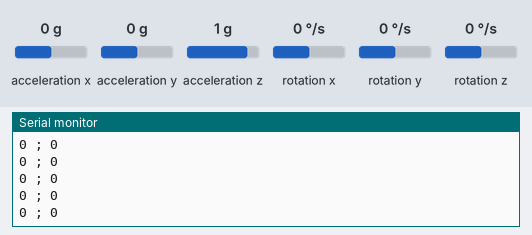
Simulated run of this sketch. Board: Arduino Uno, built with avr-gcc and run on an emulated ATmega328P. Parts: the last lines printed to the serial monitor. Inputs (shaded band) come from the test bench; at power-on: acceleration x 0 g, acceleration y 0 g, acceleration z 1 g, rotation x 0 °/s, rotation y 0 °/s, rotation z 0 °/s.

Above: at 1.2 s.
1.3 s: acceleration x set to -1.4 g
At 1.31 s:
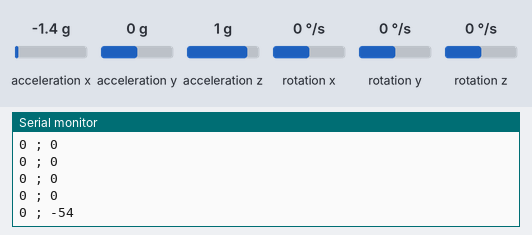
2.8 s: acceleration y set to -1.4 g
At 2.81 s:
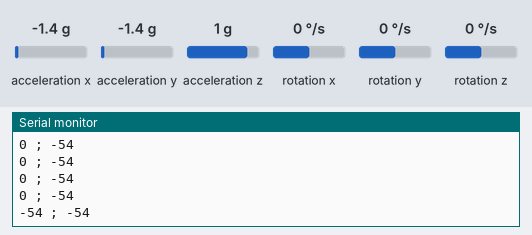
4.3 s: acceleration z set to -1.4 g
At 4.31 s:
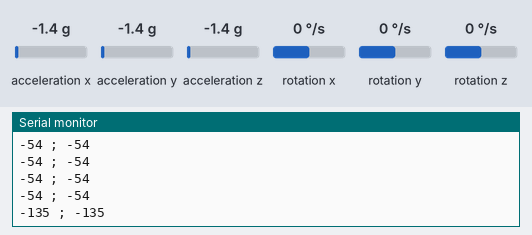
Timing chart, 0 to 7.3 s (numbered marks = the images above; inputs shaded):
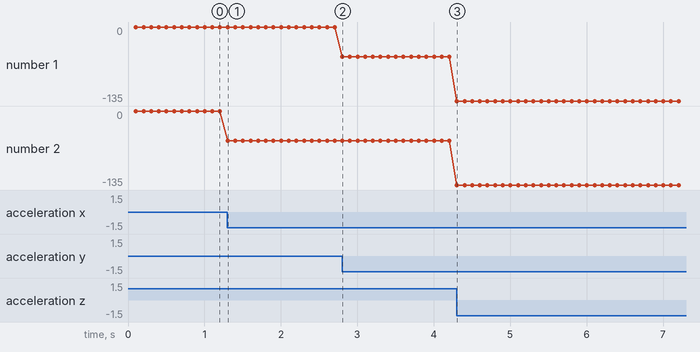

The sketch:

incli.ino
```cpp
// (licence header left out)
/**
 * envia las inclinaciones obtenidas del acelerometro del mpu6050 por rf
 *
 * NODO TRANSMISOR
 * envia los datos cada 100 ms
 */

//librerias para el mpu6050
#include "I2Cdev.h"
#include "MPU6050.h"
#if I2CDEV_IMPLEMENTATION == I2CDEV_ARDUINO_WIRE
    #include "Wire.h"
#endif
//----------------------

//librerias para el modulo rf
#include <RF24Network.h>
#include <RF24.h>
#include <SPI.h>
//---------------------------

//MPU6050
MPU6050 accelgyro;  //objeto

int16_t ax, ay, az;   //aceleraciones
int16_t gx, gy, gz;   //giroscopio
//inclinaciones
double angleYZ;
double angleXZ;
//----------------------------

//RF
RF24 radio(7,8);                    // nRF24L01(+) radio attached using Getting Started board

RF24Network network(radio);          // Network uses that radio
//direcciones
const uint16_t this_node = 01;        // Address of our node in Octal format
const uint16_t other_node = 00;       // Address of the other node in Octal format
//-----------------------------
const unsigned long interval = 100; //ms  // How often to send 'hello world to the other unit

unsigned long last_sent;             // When did we last send?
unsigned long packets_sent;          // How many have we sent already

//estructura para los datos a mandar
struct datos_t{
  int vel_izq;
  int vel_der;
};

struct payload_t {                  // Structure of our payload
  unsigned long ms;
  unsigned long counter;
};
//velocidades a mandar
int vel1 = 0;
int vel2 = 0;
//-------------------
void setup(void)
{
  //inicia el puerto serial
  Serial.begin(9600);
  Serial.println("transmisor de inclinaciones");
  //--------------------------

  //iniciar el IMU (I2C)
  #if I2CDEV_IMPLEMENTATION == I2CDEV_ARDUINO_WIRE
    Wire.begin();
  #elif I2CDEV_IMPLEMENTATION == I2CDEV_BUILTIN_FASTWIRE
    Fastwire::setup(400, true);
  #endif
  Serial.println("Initializing I2C devices...");
  accelgyro.initialize();
  Serial.println(accelgyro.testConnection() ? "MPU6050 connection successful" : "MPU6050 connection failed");

  //-----------------------

  //inicia el rf (SPI)
  //SPI.begin();
  //radio.begin();
  //network.begin(/*channel*/ 90, /*node address*/ this_node);
  //-----------------------


}

void loop() {

  //network.update();                          // Check the network regularly


  unsigned long now = millis();              // If it's time to send a message, send it!
  if ( now - last_sent >= interval  )
  {
    last_sent = now;
    //recupera datos IMU
    accelgyro.getAcceleration(&ax, &ay, &az);
    //calcula inclinacion
    angleYZ = atan2((double)ay , (double)az);
    angleYZ = angleYZ*(57.2958);

    angleXZ = atan2((double)ax , (double)az);
    angleXZ = angleXZ*(57.2958);
    int iy = (int)angleYZ;
    int ix = (int)angleXZ;

    //TODO: enviar datos de angulos ypr
    Serial.print(iy);
    Serial.print(" ; ");
    Serial.println(ix);

    //

    //calcula velocidades
    vel1 = 2*iy - (ix);
    vel2 = 2*iy + (ix);
    //Serial.print("enviando...");
    //payload_t payload = { millis(), packets_sent++ };
    datos_t datos = {vel1, vel2};

    RF24NetworkHeader header(/*to node*/ other_node);
    //bool ok = network.write(header,&datos,sizeof(datos));
    /*
    if (ok)
      Serial.println("ok.");
    else
      Serial.println("failed.");
    */

  }
}
```

Measured:
- after the input at 1.3 s, the serial monitor: prints a new line at once (image 1)
- after the input at 2.8 s, the serial monitor: prints a new line at once (image 2)
- after the input at 4.3 s, the serial monitor: prints a new line at once (image 3)
- plotted number 1: -54 → -135 after the input at 4.3 s
- plotted number 2: 0 → -54 after the input at 1.3 s, -54 → -135 after the input at 4.3 s
